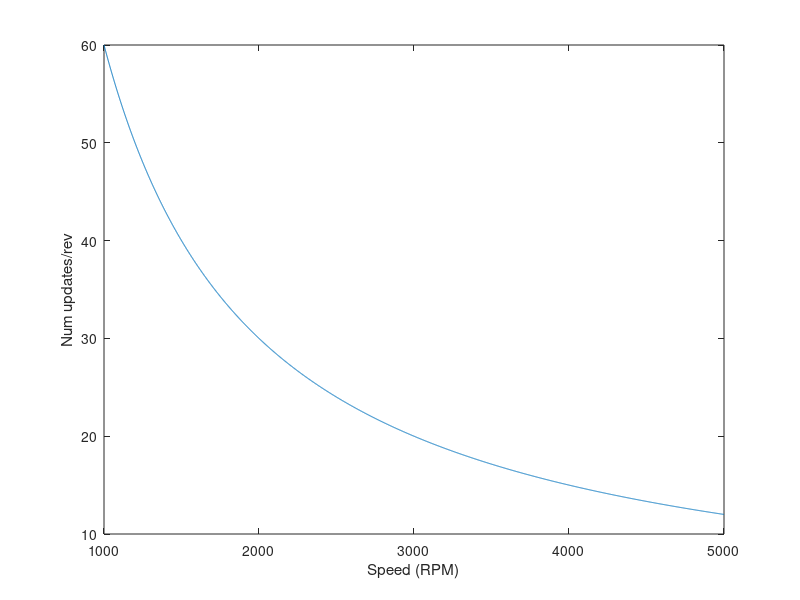

The MATLAB source for this figure:
clc
clear

adcCounts_max = 1023;
updateRate = 1/1000;

mtrSpd_RPM = [1000:1:5000];
mtrSpd_rps = mtrSpd_RPM/60;

updateCounts = (1/updateRate)./mtrSpd_rps;


figure(1),clf
plot(mtrSpd_RPM, updateCounts)
xlabel('Speed (RPM)')
ylabel('Num updates/rev')


% 6 samples @ 10,000 RPM
updateSectors = updateCounts(end)
updateSectorSize_deg = 360/updateSectors % deg
updateSectorSize_cnts = floor(1023/updateSectors)
